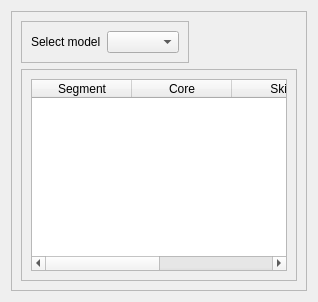
      <widget class="QWidget" name="tab_7">
       <attribute name="title">
        <string>Control coefficient</string>
       </attribute>
       <layout class="QHBoxLayout" name="horizontalLayout_21">
        <item>
         <widget class="QFrame" name="frame_26">
          <property name="frameShape">
           <enum>QFrame::StyledPanel</enum>
          </property>
          <property name="frameShadow">
           <enum>QFrame::Raised</enum>
          </property>
          <layout class="QGridLayout" name="gridLayout_20">
           <item row="0" column="0">
            <layout class="QVBoxLayout" name="verticalLayout_13">
             <item>
              <widget class="QFrame" name="frame_27">
               <property name="sizePolicy">
                <sizepolicy hsizetype="Fixed" vsizetype="Preferred">
                 <horstretch>0</horstretch>
                 <verstretch>0</verstretch>
                </sizepolicy>
               </property>
               <property name="frameShape">
                <enum>QFrame::StyledPanel</enum>
               </property>
               <property name="frameShadow">
                <enum>QFrame::Raised</enum>
               </property>
               <layout class="QHBoxLayout" name="horizontalLayout_22">
                <item>
                 <widget class="QLabel" name="label_12">
                  <property name="sizePolicy">
                   <sizepolicy hsizetype="Fixed" vsizetype="Preferred">
                    <horstretch>0</horstretch>
                    <verstretch>0</verstretch>
                   </sizepolicy>
                  </property>
                  <property name="text">
                   <string>Select model</string>
                  </property>
                 </widget>
                </item>
                <item>
                 <widget class="QComboBox" name="comboBox_control_coefficient">
                  <property name="sizePolicy">
                   <sizepolicy hsizetype="Preferred" vsizetype="Fixed">
                    <horstretch>0</horstretch>
                    <verstretch>0</verstretch>
                   </sizepolicy>
                  </property>
                  <item>
                   <property name="text">
                    <string/>
                   </property>
                  </item>
                  <item>
                   <property name="text">
                    <string>Custom</string>
                   </property>
                  </item>
                 </widget>
                </item>
               </layout>
              </widget>
             </item>
             <item>
              <widget class="QFrame" name="frame_28">
               <property name="frameShape">
                <enum>QFrame::StyledPanel</enum>
               </property>
               <property name="frameShadow">
                <enum>QFrame::Raised</enum>
               </property>
               <layout class="QGridLayout" name="gridLayout_19">
                <item row="0" column="0">
                 <widget class="QTableWidget" name="table_control_coefficient">
                  <column>
                   <property name="text">
                    <string>Segment</string>
                   </property>
                  </column>
                  <column>
                   <property name="text">
                    <string>Core</string>
                   </property>
                  </column>
                  <column>
                   <property name="text">
                    <string>Skin</string>
                   </property>
                  </column>
                  <column>
                   <property name="text">
                    <string>Core &amp; Skin</string>
                   </property>
                  </column>
                 </widget>
                </item>
               </layout>
              </widget>
             </item>
            </layout>
           </item>
          </layout>
         </widget>
        </item>
       </layout>
      </widget>
